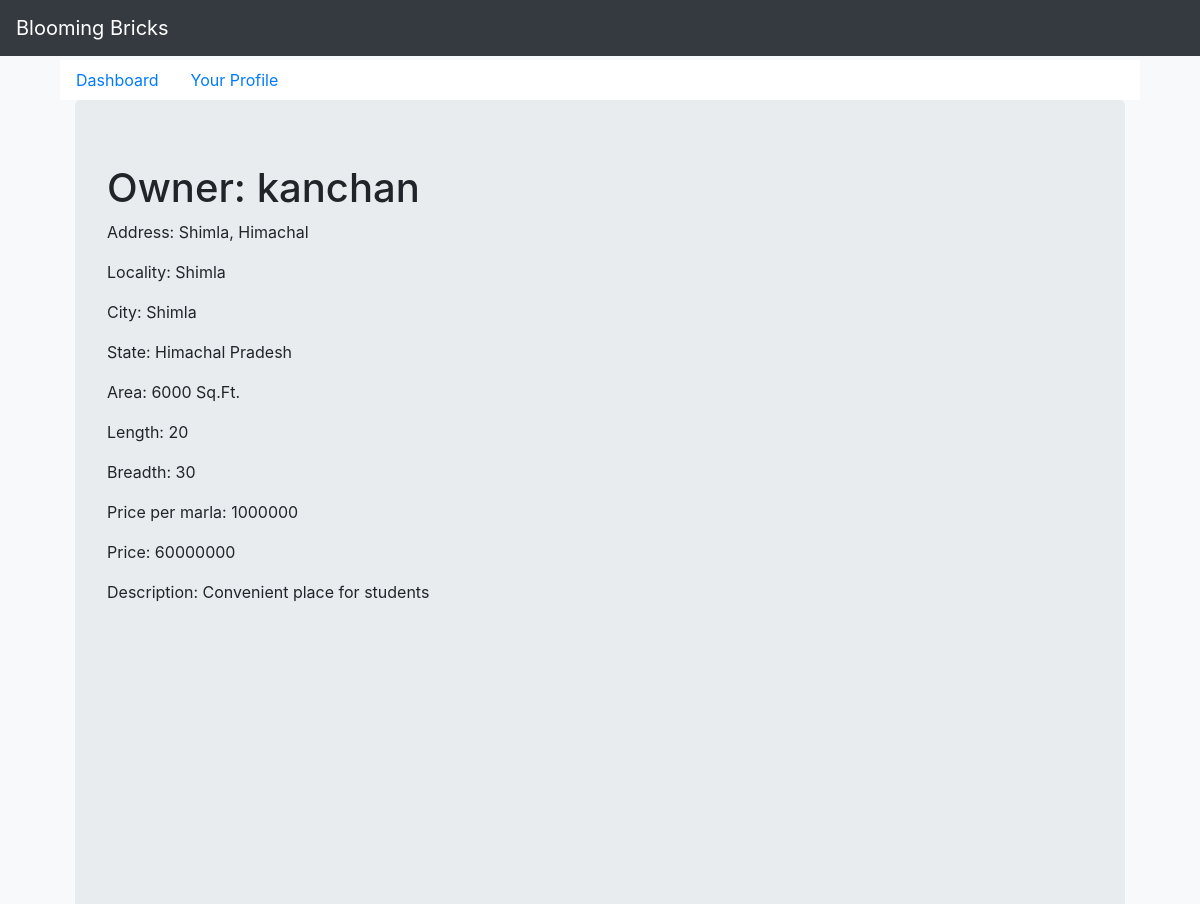
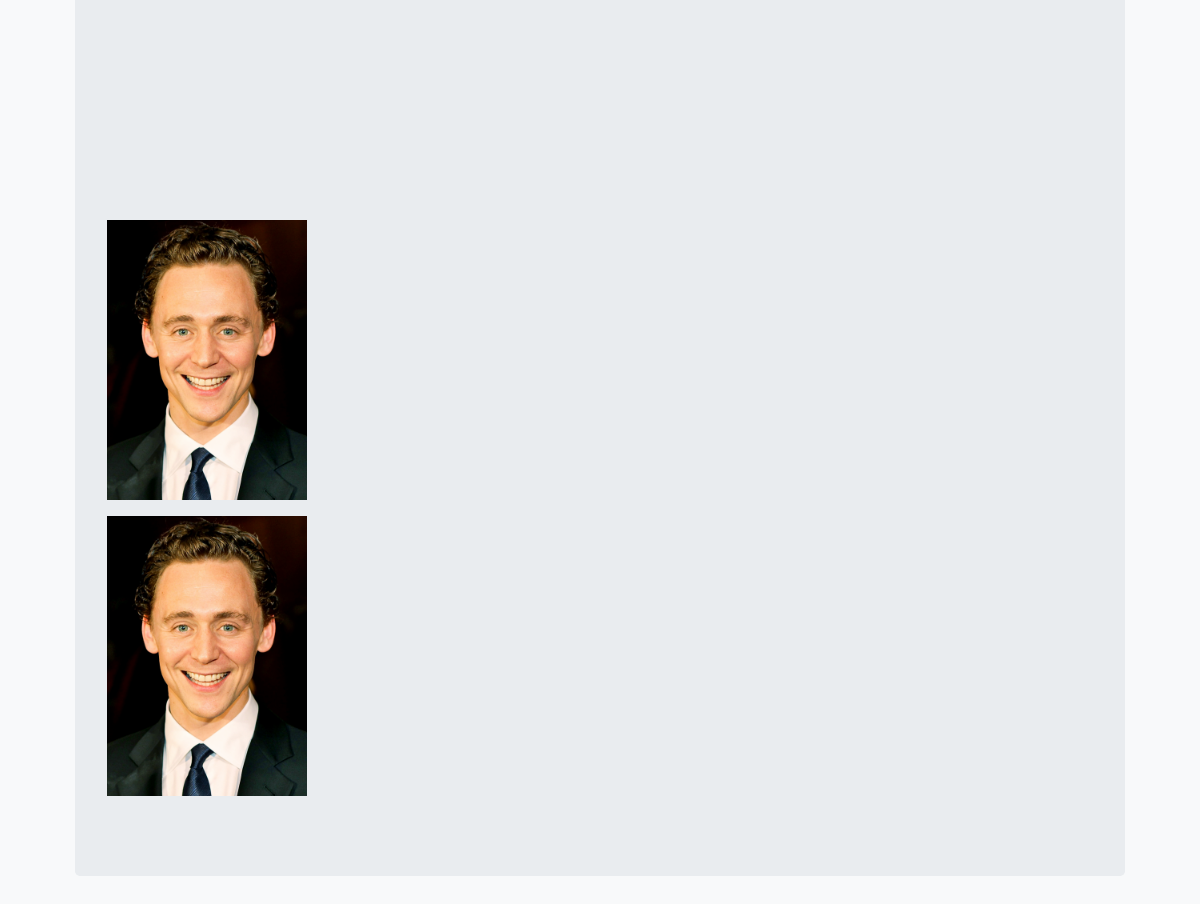
The page /bbricks/get_land/6/ on the database its author committed (2 pictures, top to bottom).
### bbricks/models.py (models this page shows, shortened)
class Property(models.Model):
    seller = models.ForeignKey(UserProfile, on_delete=models.CASCADE)
    type = models.CharField(max_length=50, choices=[('Apartment', 'Apartment'), ('Land', 'Land'),
                                                    ('Independent House', 'Independent House')])
    posted_for = models.CharField(max_length=50, choices=[('Sale', 'Sale'), ('Rent', 'Rent'),
                                                          ('Paying Guest', 'Paying Guest')])
    posted_by = models.CharField(max_length=10, choices=[('Owner', 'Owner'), ('Dealer', 'Dealer'),
                                                         ('Builder', 'Builder')])
    project_name = models.CharField(max_length=50)
    locality = models.CharField(max_length=50)
    city = models.ForeignKey(City, on_delete=models.CASCADE)
    state = models.ForeignKey(State, on_delete=models.CASCADE)
    address = models.CharField(max_length=200)
    area = models.IntegerField()
    units = models.CharField(max_length=50, choices=[('Marla', 'Marla'), ('Acres', 'Acres'), ('Sq.Ft.', 'Sq.Ft.')])
    description = models.CharField(max_length=500)

class UserProfile(models.Model):
    user = models.OneToOneField(User, on_delete=models.CASCADE)
    photo = models.FileField(upload_to=get_upload_file_name)
    mobile_no = models.CharField(max_length=10)

class City(models.Model):
    city_name = models.CharField(max_length=200)
    state = models.ForeignKey(State, on_delete=models.CASCADE)
    def __str__(self):
        return self.city_name

class State(models.Model):
    state_name = models.CharField(max_length=200)
    def __str__(self):
        return self.state_name

class Land(Property):
    length = models.IntegerField()
    breadth = models.IntegerField()
    floors_allowed = models.IntegerField()
    registered = models.BooleanField()
    price_per_merla = models.IntegerField()
    boundary_wall = models.BooleanField()
    overlooking = models.CharField(max_length=50, choices=[('Main Road', 'Main Road'), ('Park', 'Park'),
                                                           ('Club', 'Club')], blank=True, null=True)

class Sell(models.Model):
    property = models.ForeignKey(Property, on_delete=models.CASCADE)
    price = models.IntegerField()

class Images(models.Model):
    property = models.ForeignKey(Property, default=None, on_delete=models.CASCADE)
    image = models.ImageField(upload_to=get_image_filename,
                              verbose_name='Image')

### bbricks/views.py (the view)
# urls.py: url(r'^get_land/(?P<land_id>\d+)/$', views.land),
def land(request, land_id=1):
    l = Land.objects.get(id=land_id)
    p = Sell.objects.get(property=Property.objects.get(id=l.id))
    return render(request, 'bbricks/land.html',
                  {'land': l,
                   'p': p})

### bbricks/templates/bbricks/land.html
{% extends 'bbricks/base.html' %}
{% block sidebar %}
        <a class="nav-link" href="/bbricks/loggedin/">Your Profile</a>
{% endblock %}
{% block content %}
<div id="view-property" class="col-lg-12 property-nodule jumbotron" >
    <h1>{{ land.posted_by }}: {{ land.seller.user.username }}</h1>
    <p>Address: <span class="location">{{ land.address }}</span></p>
    <p>Locality: {{ land.locality }}</p>
    <p>City: {{ land.city }}</p>
    <p>State: {{ land.state }}</p>
    <p>Area: {{ land.area }} {{ land.units }}</p>
    <p>Length: {{ land.length }}</p>
    <p>Breadth: {{ land.breadth }}</p>
    <p>Price per marla: {{ land.price_per_merla }}</p>
    <p>Price: {{ p.price }}</p>
    <p>Description: {{ land.description }}</p>
    <div class="map" id="map-canvas" style="width: 480px; height: 480px"></div><br>
    {% if land.images_set %}
        {% for image in land.images_set.all %}
            <p><img src="/static/assets/{{ image.image }}" width="200" /></p>
        {% endfor %}
    {% endif %}
</div>
{% endblock %}

### bbricks/templates/bbricks/base.html (style rules this page uses)
body { padding: 60px; }

### rows shown on the page
Property: posted_by "Owner", seller.user.username "kanchan", address "Shimla, Himachal", locality "Shimla", city "Shimla", state "Himachal Pradesh", area "6000", units "Sq.Ft.", description "Convenient place for students"
Land: length "20", breadth "30", price_per_merla "1000000"
Sell: price "60000000"
Images: image (picture)
Images: image (picture)
